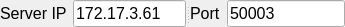
     <widget class="QSplitter" name="splitter">
      <property name="geometry">
       <rect>
        <x>10</x>
        <y>10</y>
        <width>345</width>
        <height>24</height>
       </rect>
      </property>
      <property name="orientation">
       <enum>Qt::Horizontal</enum>
      </property>
      <widget class="QWidget" name="formLayoutWidget_2">
       <layout class="QFormLayout" name="formLayout_2">
        <item row="0" column="1">
         <widget class="QLineEdit" name="server_ip">
          <property name="font">
           <font>
            <pointsize>12</pointsize>
           </font>
          </property>
          <property name="text">
           <string>172.17.3.61</string>
          </property>
         </widget>
        </item>
        <item row="0" column="0">
         <widget class="QLabel" name="label">
          <property name="font">
           <font>
            <pointsize>12</pointsize>
           </font>
          </property>
          <property name="text">
           <string>Server IP</string>
          </property>
         </widget>
        </item>
       </layout>
      </widget>
      <widget class="QWidget" name="formLayoutWidget_3">
       <layout class="QFormLayout" name="formLayout_4">
        <item row="0" column="0">
         <widget class="QLabel" name="label_7">
          <property name="font">
           <font>
            <pointsize>12</pointsize>
           </font>
          </property>
          <property name="text">
           <string>Port</string>
          </property>
         </widget>
        </item>
        <item row="0" column="1">
         <widget class="QLineEdit" name="server_port">
          <property name="font">
           <font>
            <pointsize>12</pointsize>
           </font>
          </property>
          <property name="text">
           <string>50003</string>
          </property>
         </widget>
        </item>
       </layout>
      </widget>
     </widget>
